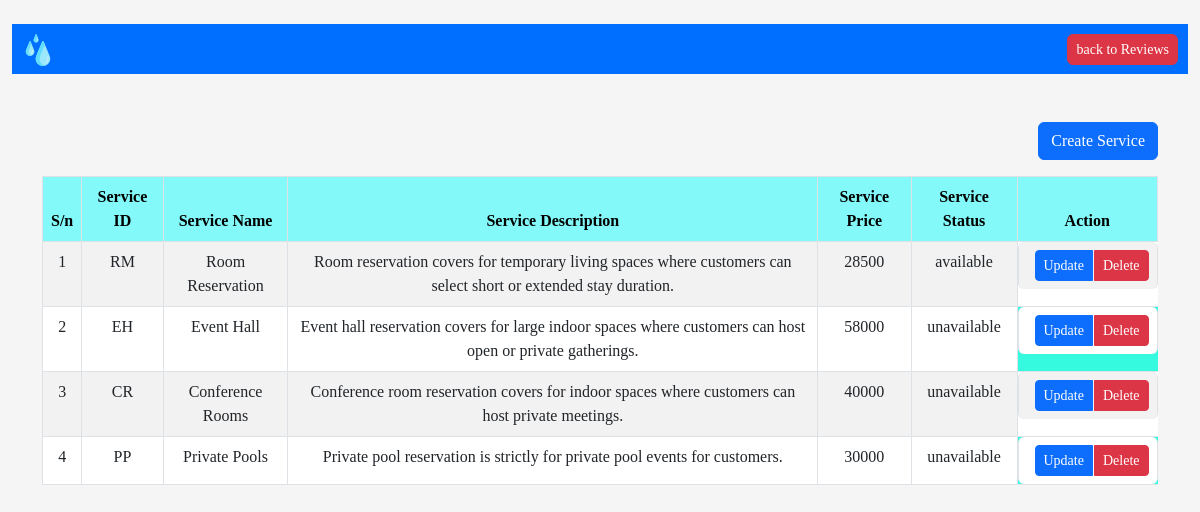
The app's page /service.php with its own data.
### tables this page shows
CREATE TABLE `services` (
  `id` int(11) PRIMARY KEY NOT NULL,
  `serviceID` varchar(10) NOT NULL,
  `serviceName` varchar(50) NOT NULL,
  `serviceDescription` varchar(150) NOT NULL,
  `servicePrice` int(10) NOT NULL,
  `serviceStatus` varchar(20) NOT NULL
);

### dbController.php (called while the page is built, shortened)
<?php
class DatabaseTableOperations
{
    private ?mysqli $conn;
    public function __construct(?mysqli $conn)
    {
        $this->conn = $conn;
    }
    public function retrieveAllRecords(string $tableName): array
    {
        $sql_query = "SELECT * FROM $tableName";
        $result = $this->conn->query($sql_query);
        if ($result->num_rows > 0) {
            $rows = $result->fetch_all(MYSQLI_ASSOC);
            return $rows;
        }
        return [];
    }
}

### service.php (the view, shortened to what this page needs)
<?php
require_once __DIR__ . DIRECTORY_SEPARATOR . 'dbController.php';
$connection = new DbConnection($serverName = "localhost", $userName = "root", $password = "", $database = "hotelreservation");
$conn = $connection->getConnection();
$operation = new DatabaseTableOperations($conn);
?>
<!DOCTYPE html>
<html lang="en">
<head>
    <link href="https://cdn.jsdelivr.net/npm/bootstrap@5.3.0-alpha3/dist/css/bootstrap.min.css" rel="stylesheet">
    <link rel="stylesheet" href="reviewstyles.css">
</head>
<body class="container-fluid">
    <div class="mt-4 mb-0">
        <header>
            <div class="left-container">
                <img src="img/water.png" alt="" />
            </div>
            <div class="right-container">
                <div>
                    <a href="reviews.php" class="btn btn-sm btn-danger rounded">
                        back to Reviews
                    </a>
                </div>
            </div>
        </header>
        <main class="wrapper-main">
            <div class="container table-wrapper">
                <div class="float-end">
                    <button type="button" class="btn btn-primary my-3 mb-3" data-bs-toggle="modal" data-bs-target="#createServiceModal">
                        Create Service
                    </button>
                </div>
                <table class="table table-striped table-bordered mt-4">
                    <thead class="thead-dark">
                        <tr>
                            <th>S/n</th>
                            <th>Service ID</th>
                            <th>Service Name</th>
                            <th>Service Description</th>
                            <th>Service Price</th>
                            <th>Service Status</th>
                            <th>Action</th>
                        </tr>
                    </thead>
                    <tbody>
                        <?php
                        $service = $operation->retrieveAllRecords("services");
                        if (!empty($service)) {
                            foreach ($service as $row) {
                        ?>
                                <tr>
                                    <td><?php echo $row["id"]; ?></td>
                                    <td><?php echo $row["serviceID"]; ?></td>
                                    <td><?php echo $row["serviceName"]; ?></td>
                                    <td><?php echo $row["serviceDescription"]; ?></td>
                                    <td><?php echo $row["servicePrice"]; ?></td>
                                    <td><?php echo $row["serviceStatus"]; ?></td>
                                    <td class="btn-group">
                                        <a href="update.php?serviceID=<?php echo $row["serviceID"]; ?>" class="btn btn-primary btn-sm ms-2">Update</a>
                                        <a href="admin.php?action=delete&serviceID=<?php echo $row["serviceID"]; ?>" class="btn btn-danger btn-sm">Delete</a>
                                    </td>
                                </tr>
                            <?php
                            }
                        } else {
                            ?>
                            <tr>
                                <td colspan="7">No records found.</td>
                            </tr>
                        <?php
                        }
                        ?>
                    </tbody>
                </table>
            </div>
        </main>
    </div>
</body>
</html>

### reviewstyles.css (style rules this page uses)
body { display: flex; font-family: "Times New Roman, Times, serif"; flex-direction: column; min-height: 100vh; background-color: #f5f5f5; color: #333; }
header { display: flex; height: 50px; background-color: rgb(0, 110, 255); color: white; }
.left-container { flex: 1; margin-top: 10px; margin-bottom: 5px; margin-left: 10px; text-align: left; }
.right-container { flex: 1; margin-top: 10px; margin-bottom: 5px; margin-right: 10px; text-align: right; }
.float-end { float: right; }
.wrapper-main { margin-top: 2rem; }
.table-wrapper { max-height: 700px; text-align: center; }
.table thead th { background-color: #83faf9; color: #000; }
.table tbody tr:nth-child(even) { background-color: #35fae0; color: #000; }
.table tbody tr:nth-child(odd) { background-color: white; }
.btn-group { display: flex; gap: 2px; }
.btn-danger { color: #fff; background-color: #dc3545; border-color: #dc3545; }

### records on screen
services: id "1", serviceID "RM", serviceName "Room Reservation", serviceDescription "Room reservation covers for temporary living spaces where customers can select short or extended stay duration.", servicePrice "28500", serviceStatus "available"
services: id "2", serviceID "EH", serviceName "Event Hall", serviceDescription "Event hall reservation covers for large indoor spaces where customers can host open or private gatherings.", servicePrice "58000", serviceStatus "unavailable"
services: id "3", serviceID "CR", serviceName "Conference Rooms", serviceDescription "Conference room reservation covers for indoor spaces where customers can host private meetings.", servicePrice "40000", serviceStatus "unavailable"
services: id "4", serviceID "PP", serviceName "Private Pools", serviceDescription "Private pool reservation is strictly for private pool events for customers.", servicePrice "30000", serviceStatus "unavailable"
